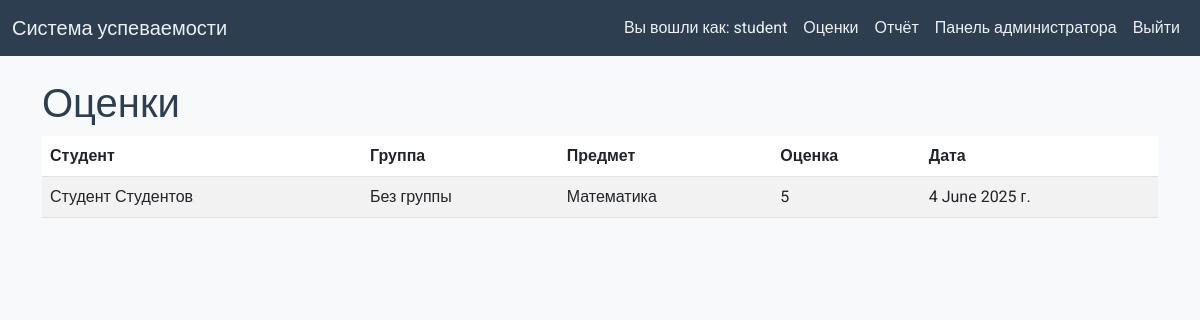
Page /grades/ (signed in) on the earlier database version.
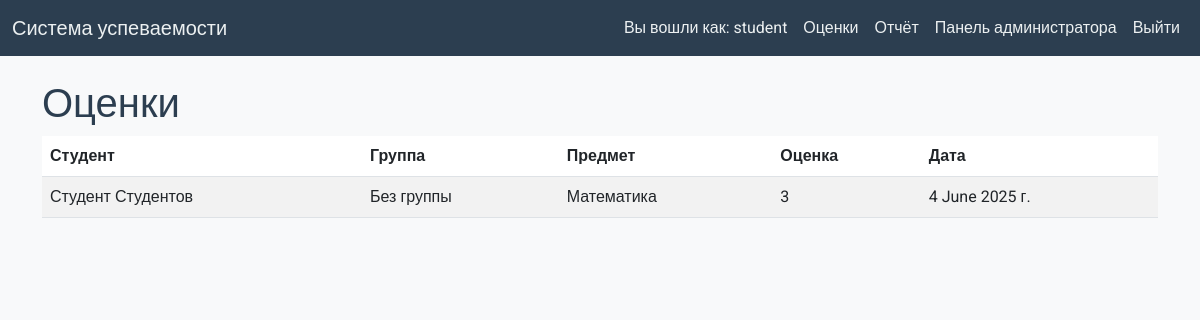
Same page on the later database version.
### performance/models.py (models this page shows, shortened)
class Grade(models.Model):
    student = models.ForeignKey(Student, on_delete=models.CASCADE)
    subject = models.ForeignKey(Subject, on_delete=models.CASCADE)
    score = models.IntegerField()
    date = models.DateField()

class Student(models.Model):
    first_name = models.CharField(max_length=50)
    last_name = models.CharField(max_length=50)
    email = models.EmailField(unique=True)
    group = models.ForeignKey(Group, on_delete=models.SET_NULL, null=True, blank=True)
    def __str__(self):
        return f"{self.first_name} {self.last_name}"

class Subject(models.Model):
    name = models.CharField(max_length=100)
    description = models.TextField(blank=True)
    def __str__(self):
        return self.name

### performance/views.py (the view)
# urls.py: path('grades/', views.grade_list, name='grade_list'),
@login_required
def grade_list(request):
    if request.user.groups.filter(name__in=['Admin', 'Teacher']).exists():
        grades = Grade.objects.all()
        return render(request, 'performance/grade_list.html', {'grades': grades})
    try:
        student = Student.objects.get(email=request.user.email)
        grades = Grade.objects.filter(student=student)
        return render(request, 'performance/grade_list.html', {'grades': grades})
    except Student.DoesNotExist:
        grades = Grade.objects.none()
        return render(request, 'performance/grade_list.html', {'grades': grades, 'error': True})

### performance/templates/performance/grade_list.html (shortened to what this page needs)
{% extends 'base.html' %}
{% block content %}
    <h1>Оценки</h1>
    {% if error %}
        <p class="text-danger">Ошибка: Нет связанного объекта Student. Обратитесь к администратору.</p>
    {% else %}
        <table class="table table-striped">
            <thead>
                <tr>
                    <th>Студент</th>
                    <th>Группа</th>
                    <th>Предмет</th>
                    <th>Оценка</th>
                    <th>Дата</th>
                </tr>
            </thead>
            <tbody>
                {% for grade in grades %}
                    <tr>
                        <td>{{ grade.student }}</td>
                        <td>{{ grade.student.group.name|default:"Без группы" }}</td>
                        <td>{{ grade.subject }}</td>
                        <td>{{ grade.score }}</td>
                        <td>{{ grade.date }}</td>
                    </tr>
                {% empty %}
                    <tr><td colspan="6">Оценки не найдены.</td></tr>
                {% endfor %}
            </tbody>
        </table>
    {% endif %}
{% endblock %}

### templates/base.html (shortened to what this page needs)
{% load static %}
<!DOCTYPE html>
<html lang="ru">
<head>
    <link href="https://cdn.jsdelivr.net/npm/bootstrap@5.3.0/dist/css/bootstrap.min.css" rel="stylesheet">
    <link href="{% static 'css/styles.css' %}" rel="stylesheet">
</head>
<body>
    <nav class="navbar navbar-expand-lg navbar-light">
        <div class="container-fluid">
            <a class="navbar-brand" href="{% url 'performance:home' %}">Система успеваемости</a>
            <div class="navbar-nav ms-auto">
                {% if user.is_authenticated %}
                    <span class="nav-link">Вы вошли как: {{ user.username }}</span>
                    {% if user.groups.all.0.name == 'Admin' or user.groups.all.0.name == 'Teacher' %}
                        <a class="nav-link" href="{% url 'performance:student_list' %}">Студенты</a>
                        <a class="nav-link" href="{% url 'performance:subject_list' %}">Предметы</a>
                        <a class="nav-link" href="{% url 'performance:grade_list' %}">Оценки</a>
                        <a class="nav-link" href="{% url 'performance:report' %}">Отчёт</a>
                    {% elif user.groups.all.0.name == 'Student' %}
                        <a class="nav-link" href="{% url 'performance:grade_list' %}">Оценки</a>
                        <a class="nav-link" href="{% url 'performance:report' %}">Отчёт</a>
                    {% endif %}
                    <a class="nav-link" href="{% url 'admin:index' %}">Панель администратора</a>
                    <form action="{% url 'logout' %}" method="post" class="d-inline">
                        <button type="submit" class="nav-link btn btn-link">Выйти</button>
                    </form>
                {% else %}
                    <a class="nav-link" href="{% url 'login' %}">Войти</a>
                {% endif %}
            </div>
        </div>
    </nav>
    <div class="container mt-4">
        {% block content %}
        {% endblock %}
    </div>
</body>
</html>

### static/css/styles.css (style rules this page uses)
body { font-family: 'Roboto', sans-serif; background-color: #f8f9fa; }
.navbar { background-color: #2c3e50; }
.navbar-brand, .nav-link { color: #ecf0f1 !important; }
.table-striped tbody tr:nth-of-type(odd) { background-color: #dfe6e9; }
h1, h2 { color: #2c3e50; }

Differences in the rows shown:
changed Grade "Студент Студентов": score "5" → "3"
